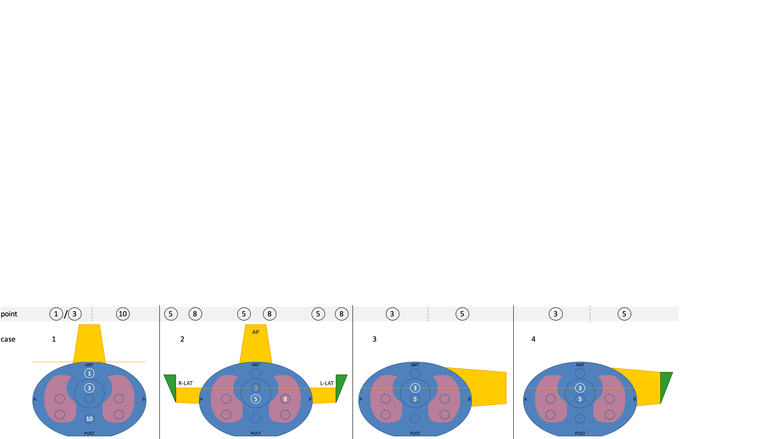
#> input picture images/background1.png, 778 x 439 px, shrunk from 1728 x 974 before the run
$ python AddBackgourd.py
#> lines starting #> are read from the running program, lines starting #| are printed output that depends on the picture
from PIL import Image, ImageDraw, ImageFilter

im1 = Image.open('./images/background1.png')
#> im1 is the input picture: PIL image 778x439 RGBA; mean R, G, B, A 65.3, 65.7, 66.2, 77.7
rgb_im1 = im1.convert('RGB')
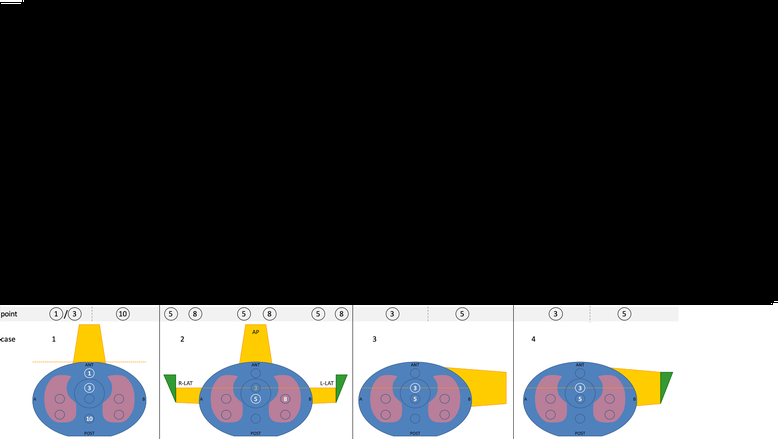
#> rgb_im1: PIL image 778x439 RGB; mean R, G, B 65.3, 65.7, 66.2
im2 = Image.open('./3DCRT.png')
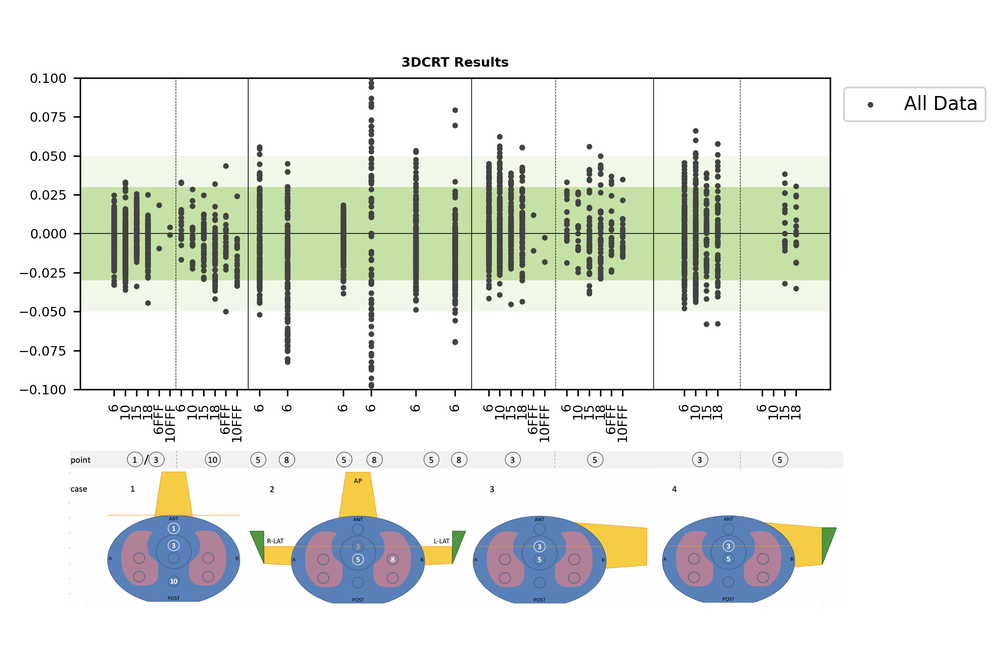
#> input picture 3DCRT.png, 1000 x 649 px, shrunk from 2220 x 1440 before the run
#> im2 is the input picture: PIL image 1000x649 RGBA; mean R, G, B, A 231.3, 234.3, 229, 255
rgb_im2 = im2.convert('RGB')

rgb_im1.paste(rgb_im2)
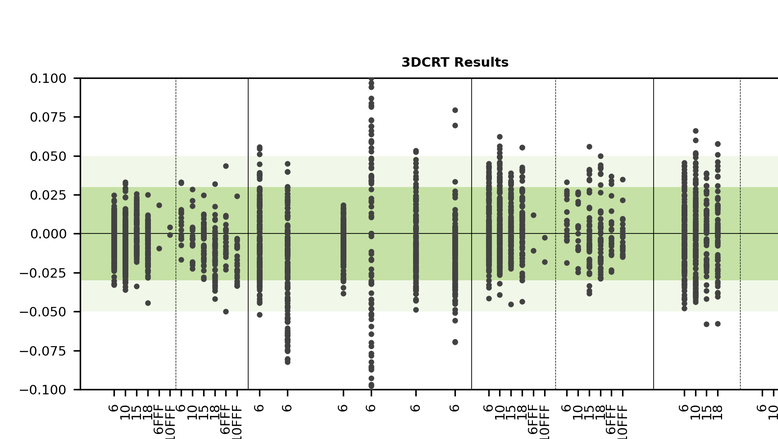
#> rgb_im1: PIL image 778x439 RGB; mean R, G, B 228.9, 233.9, 223.1
rgb_im1.save('./resultPaste.jpg', quality=95)
